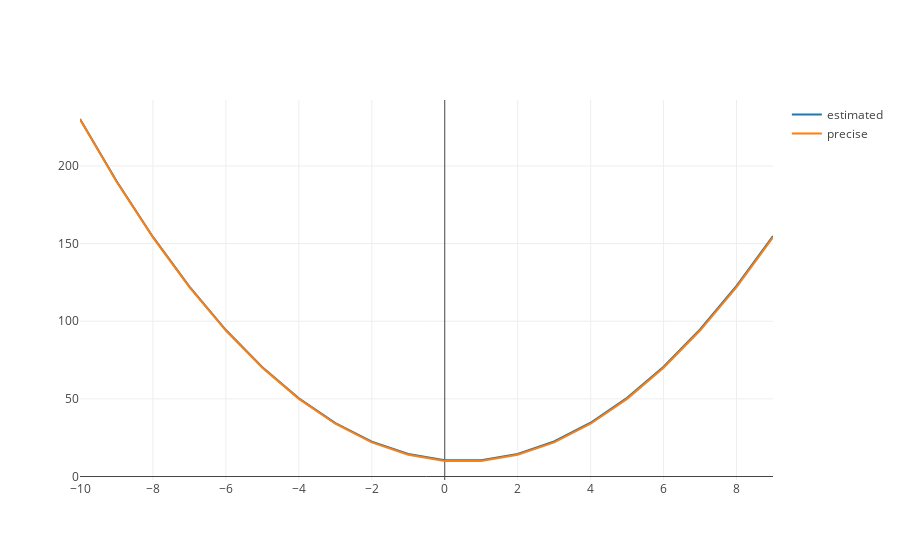

The notebook cell this image was saved under:
### Code cell
var estimatedParameter = MCMC.estimateParameter(res, 1000)
console.log(estimatedParameter)
console.log(summaryToModelParameter(estimatedParameter,"mean"))

function summaryToModelParameter(summary,useProp){
    return summary.map(s => {
        let obj = {}
        Object.entries(s).map(kv => {
            obj[kv[0]] = kv[1][useProp]
        })
        return obj
    })
}

var estimated = model(summaryToModelParameter(estimatedParameter,"mean"),data)

Plotly([
    {
        x: estimated.x,
        y: estimated.y,
        name : "estimated"
    },
    {
        x: precise.x,
        y: precise.y,
        name:"precise"
    }
])

### Figure 1 — Plotly figure (JSON) as saved in the notebook; plotly's stock layout.template omitted (floating-point values rounded to 4 significant figures)
{"data": [{"name": "estimated", "uid": "592706", "x": [-10, -9, -8, -7, -6, -5, -4, -3, -2, -1, 0, 1, 2, 3, 4, 5, 6, 7, 8, 9], "y": [230.2, 190.2, 154.3, 122.3, 94.32, 70.35, 50.39, 34.42, 22.45, 14.48, 10.51, 10.55, 14.58, 22.62, 34.65, 50.68, 70.72, 94.76, 122.8, 154.8]}, {"name": "precise", "uid": "d7519f", "x": [-10, -9, -8, -7, -6, -5, -4, -3, -2, -1, 0, 1, 2, 3, 4, 5, 6, 7, 8, 9], "y": [230, 190, 154, 122, 94, 70, 50, 34, 22, 14, 10, 10, 14, 22, 34, 50, 70, 94, 122, 154]}], "layout": {}}
